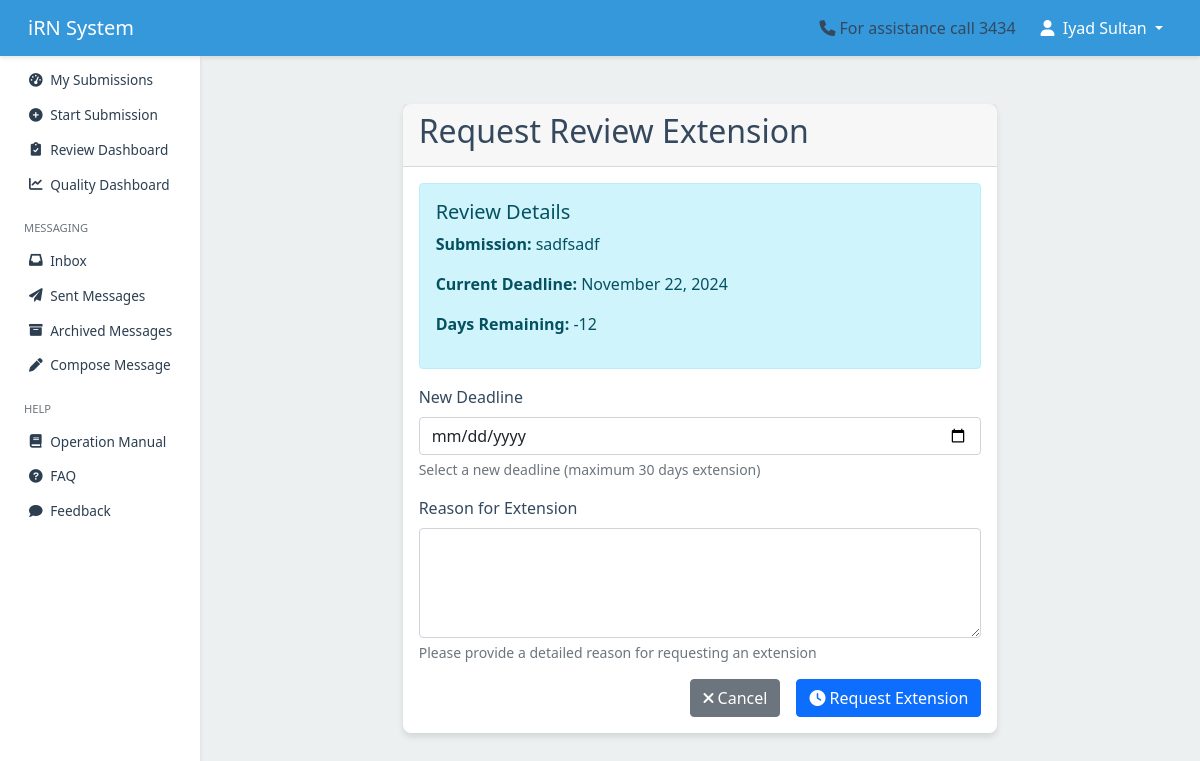
Page /review/review/12/extension/ (signed in) on the committed database.
### review/models.py (models this page shows, shortened)
class ReviewRequest(models.Model):
    submission = models.ForeignKey(Submission, on_delete=models.CASCADE,  related_name='review_requests' )
    submission_version = models.PositiveIntegerField(
        help_text="Version number of the submission being reviewed"
    )
    requested_by = models.ForeignKey(
        User,
        on_delete=models.CASCADE,
        related_name='review_requests_created'
    )
    requested_to = models.ForeignKey(
        User,
        on_delete=models.CASCADE,
        related_name='review_requests_received'
    )
    message = models.TextField(blank=True)
    deadline = models.DateField()
    status = models.CharField(
        max_length=50,
        choices=get_status_choices,
        default='pending'
    )
    selected_forms = models.ManyToManyField(DynamicForm)
    conflict_of_interest_declared = models.BooleanField(null=True)
    conflict_of_interest_details = models.TextField(blank=True)
    created_at = models.DateTimeField(auto_now_add=True)
    updated_at = models.DateTimeField(auto_now=True)
    is_active = models.BooleanField(default=True)
    order = models.PositiveIntegerField(default=1)
    extension_requested = models.BooleanField(default=False)
    proposed_deadline = models.DateField(null=True, blank=True)
    extension_reason = models.TextField(null=True, blank=True)
    parent_request = models.ForeignKey(
        'self',
        on_delete=models.SET_NULL,
        null=True,
        blank=True,
        related_name='child_requests'
    )
    forwarding_chain = models.JSONField(
        default=list,
        help_text="List of users who forwarded this request"
    )
    can_forward = models.BooleanField(
        default=False,
        help_text="Whether this reviewer can forward to others"
    )
    @property
    def days_until_deadline(self):
        return (self.deadline - timezone.now().date()).days

### submission/models.py (models this page shows, shortened)
class Submission(models.Model):
    temporary_id = models.AutoField(primary_key=True)
    khcc_number = models.CharField(max_length=20, blank=True, null=True, unique=True)
    title = models.CharField(max_length=255)
    primary_investigator = models.ForeignKey(
        User, related_name='primary_investigations', on_delete=models.CASCADE
    )
    study_type = models.ForeignKey(StudyType, on_delete=models.SET_NULL, null=True)
    status = models.CharField(
        max_length=50,
        choices=get_submission_status_choices,
        default='draft'
    )
    date_created = models.DateTimeField(auto_now_add=True)
    last_modified = models.DateTimeField(auto_now=True)
    date_submitted = models.DateTimeField(blank=True, null=True)
    version = models.PositiveIntegerField(default=1)
    is_locked = models.BooleanField(default=False)
    is_archived = models.BooleanField(default=False)
    archived_at = models.DateTimeField(null=True, blank=True)
    show_in_irb = models.BooleanField(default=False, help_text="Toggle visibility for IRB members")
    show_in_rc = models.BooleanField(default=False, help_text="Toggle visibility for RC members")
    submitted_by = models.ForeignKey(
        User,
        related_name='submitted_submissions',
        on_delete=models.SET_NULL,
        null=True,
        blank=True,
        help_text="User who submitted the submission"
    )

### review/views.py (the view, shortened to what this page needs)
class RequestExtensionView(LoginRequiredMixin, FormView):
    template_name = 'review/request_extension.html'
    def get_review_request(self, review_request_id, user):
        review_request = get_object_or_404(ReviewRequest, pk=review_request_id)
        if user != review_request.requested_to or review_request.status not in ['pending', 'overdue', 'extended']:
            messages.error(self.request, "You don't have permission to request an extension for this review.")
            return None
        return review_request
    def dispatch(self, request, *args, **kwargs):
        self.review_request = self.get_review_request(kwargs['review_request_id'], request.user)
        if not self.review_request:
            return redirect('review:review_dashboard')
        return super().dispatch(request, *args, **kwargs)
    def get(self, request, *args, **kwargs):
        return render(request, self.template_name, {'review_request': self.review_request})

### review/templates/review/request_extension.html (shortened to what this page needs)
{% extends 'users/base.html' %}
{% load crispy_forms_tags %}
{% block content %}
<div class="container mt-4">
    <div class="row">
        <div class="col-md-8 offset-md-2">
            <div class="card">
                <div class="card-header">
                    <h2>Request Review Extension</h2>
                </div>
                <div class="card-body">
                    <div class="alert alert-info">
                        <h5>Review Details</h5>
                        <p><strong>Submission:</strong> {{ review_request.submission.title }}</p>
                        <p><strong>Current Deadline:</strong> {{ review_request.deadline|date:"F d, Y" }}</p>
                        <p><strong>Days Remaining:</strong> {{ review_request.days_until_deadline }}</p>
                    </div>
                    <form method="post" novalidate>
                        <div class="mb-3">
                            <label for="new_deadline" class="form-label">New Deadline</label>
                            <input type="date"
                                   class="form-control"
                                   id="new_deadline"
                                   name="new_deadline"
                                   min="{{ min_date }}"
                                   max="{{ max_date }}"
                                   required>
                            <div class="form-text">Select a new deadline (maximum 30 days extension)</div>
                        </div>
                        <div class="mb-3">
                            <label for="reason" class="form-label">Reason for Extension</label>
                            <textarea class="form-control"
                                      id="reason"
                                      name="reason"
                                      rows="4"
                                      required></textarea>
                            <div class="form-text">Please provide a detailed reason for requesting an extension</div>
                        </div>
                        <div class="d-grid gap-2 d-md-flex justify-content-md-end">
                            <a href="{% url 'review:review_dashboard' %}"
                               class="btn btn-secondary me-md-2">
                                <i class="fas fa-times"></i> Cancel
                            </a>
                            <button type="submit" class="btn btn-primary">
                                <i class="fas fa-clock"></i> Request Extension
                            </button>
                        </div>
                    </form>
                </div>
            </div>
        </div>
    </div>
</div>
{% endblock %}

### users/templates/users/base.html (shortened to what this page needs)
{% load static %}
<!DOCTYPE html>
<html lang="en">
<head>
    {% load static %}
    <link href="https://cdn.jsdelivr.net/npm/bootstrap@5.1.3/dist/css/bootstrap.min.css" rel="stylesheet">
    <link href="https://cdnjs.cloudflare.com/ajax/libs/font-awesome/6.0.0-beta3/css/all.min.css" rel="stylesheet">
    <link href="https://cdn.jsdelivr.net/npm/select2@4.1.0-rc.0/dist/css/select2.min.css" rel="stylesheet">
    <link href="https://cdn.jsdelivr.net/npm/select2-bootstrap-5-theme@1.3.0/dist/select2-bootstrap-5-theme.min.css" rel="stylesheet">
</head>
<body>
    <nav class="navbar navbar-expand-lg navbar-dark">
        <div class="container-fluid">
            <a class="navbar-brand" href="/">iRN System</a>
            <div class="collapse navbar-collapse justify-content-end" id="navbarNav">
                <span class="me-3"><i class="fas fa-phone me-1"></i>For assistance call 3434</span>
                {% if user.is_authenticated %}
                    <ul class="navbar-nav">
                        <li class="nav-item dropdown">
                            <button class="nav-link dropdown-toggle btn btn-link"
                                    id="userDropdown"
                                    data-bs-toggle="dropdown"
                                    aria-expanded="false">
                                <i class="fas fa-user me-1"></i>
                                {{ user.get_full_name|default:user.username }}
                            </button>
                        </li>
                    </ul>
                {% endif %}
            </div>
        </div>
    </nav>
    <div class="container-fluid">
        <div class="row">
            <nav class="sidebar" id="sidebar">
                <div class="position-sticky">
                    <ul class="nav flex-column">
                        <li class="nav-item">
                            <a class="nav-link {% if request.resolver_match.url_name == 'dashboard' %}active{% endif %}"
                               href="{% url 'submission:dashboard' %}">
                                <i class="fas fa-tachometer-alt"></i>
                                <span>My Submissions</span>
                            </a>
                        </li>
                        <li class="nav-item">
                            <a class="nav-link {% if request.resolver_match.url_name == 'start_submission' %}active{% endif %}"
                               href="{% url 'submission:start_submission' %}">
                                <i class="fas fa-plus-circle"></i>
                                <span>Start Submission</span>
                            </a>
                        </li>
                        <li class="nav-item">
                            {% if request.user.groups.all|dictsort:"name"|join:"," in "IRB,OSAR,RC" %}
                            <a class="nav-link {% if request.resolver_match.url_name == 'review_dashboard' %}active{% endif %}"
                               href="{% url 'review:review_dashboard' %}">
                                <i class="fas fa-clipboard-check"></i>
                                <span>Review Dashboard</span>
                            </a>
                            {% endif %}
                        </li>
                        <li class="nav-item">
                            <a href="{% url 'review:quality_dashboard' %}" class="nav-link">
                                <i class="fas fa-chart-line"></i> Quality Dashboard
                            </a>
                        </li>
                        <li class="nav-item mt-3">
                            <div class="sidebar-heading px-3 py-2 text-muted small text-uppercase">
                                Messaging
                            </div>
                        </li>
                        <li class="nav-item">
                            <a class="nav-link {% if request.resolver_match.url_name == 'inbox' %}active{% endif %}"
                               href="{% url 'messaging:inbox' %}">
                                <i class="fas fa-inbox"></i>
                                <span>Inbox</span>
                            </a>
                        </li>
                        <li class="nav-item">
                            <a class="nav-link {% if request.resolver_match.url_name == 'sent_messages' %}active{% endif %}"
                               href="{% url 'messaging:sent_messages' %}">
                                <i class="fas fa-paper-plane"></i>
                                <span>Sent Messages</span>
                            </a>
                        </li>
                        <li class="nav-item">
                            <a class="nav-link {% if request.resolver_match.url_name == 'archived_messages' %}active{% endif %}"
                               href="{% url 'messaging:archived_messages' %}">
                                <i class="fas fa-archive"></i>
                                <span>Archived Messages</span>
                            </a>
                        </li>
                        <li class="nav-item">
                            <a class="nav-link {% if request.resolver_match.url_name == 'compose_message' %}active{% endif %}"
                               href="{% url 'messaging:compose_message' %}">
                                <i class="fas fa-pen"></i>
                                <span>Compose Message</span>
                            </a>
                        </li>
                        <li class="nav-item mt-3">
                            <div class="sidebar-heading px-3 py-2 text-muted small text-uppercase">
                                Help
                            </div>
                        </li>
                        <li class="nav-item">
                            <a class="nav-link" href="{% url 'users:operation_manual' %}" target="_blank">
                                <i class="fas fa-book"></i>
                                <span>Operation Manual</span>
                            </a>
                        </li>
                        <li class="nav-item">
                            <a class="nav-link" href="{% url 'users:faq' %}">
                                <i class="fas fa-question-circle"></i>
                                <span>FAQ</span>
                            </a>
                        </li>
                        <li class="nav-item">
                            <a class="nav-link" href="{% url 'feedback:submit_feedback' %}">
                                <i class="fas fa-comment"></i>
                                <span>Feedback</span>
                            </a>
                        </li>
                    </ul>
                </div>
            </nav>
            <main class="main-content">
                {% block content %}{% endblock %}
            </main>
        </div>
    </div>
</body>
</html>

### users/templates/users/base.html (style rules this page uses)
:root { --primary-color: #3498db; --secondary-color: #2c3e50; --background-color: #ecf0f1; --text-color: #34495e; --sidebar-width: 200px; --navbar-height: 56px; --shadow-sm: 0 2px 4px rgba(0,0,0,.1); --shadow-md: 0 4px 6px rgba(0,0,0,.1); --transition-default: all 0.3s ease; }
body { font-family: 'Segoe UI', Tahoma, Geneva, Verdana, sans-serif; background-color: var(--background-color); color: var(--text-color); min-height: 100vh; padding-top: var(--navbar-height); }
.navbar { background-color: var(--primary-color); box-shadow: var(--shadow-sm); height: var(--navbar-height); padding: 0 1rem; z-index: 1030; position: fixed; top: 0; right: 0; left: 0; }
.navbar-brand, .navbar-nav .nav-link { color: white !important; }
.sidebar { position: fixed; top: var(--navbar-height); left: 0; width: var(--sidebar-width); height: calc(100vh - var(--navbar-height)); background-color: white; box-shadow: var(--shadow-sm); padding-top: 0.5rem; z-index: 1020; overflow-y: auto; }
.sidebar .nav-link { color: var(--secondary-color); padding: 0.4rem 0.75rem; border-left: 3px solid transparent; transition: var(--transition-default); display: flex; align-items: center; gap: 0.35rem; font-size: 0.85rem; margin-bottom: 0.1rem; }
.sidebar .nav-link i { width: 1.1rem; text-align: center; }
.sidebar-heading { padding: 0.3rem 0.75rem !important; margin-bottom: 0.2rem !important; font-size: 0.7rem !important; }
.sidebar .nav-item.mt-3 { margin-top: 0.75rem !important; }
.main-content { margin-left: var(--sidebar-width); padding: 1.5rem; min-height: calc(100vh - var(--navbar-height)); width: calc(100% - var(--sidebar-width)); }
.card { box-shadow: var(--shadow-md); border: none; border-radius: 0.5rem; }

### rows in the picture
ReviewRequest: submission "sadfsadf", deadline "November 22, 2024", days_until_deadline "-12"

### other values in the picture
{{ user.get_full_name|default:user.username }} "Iyad Sultan"
